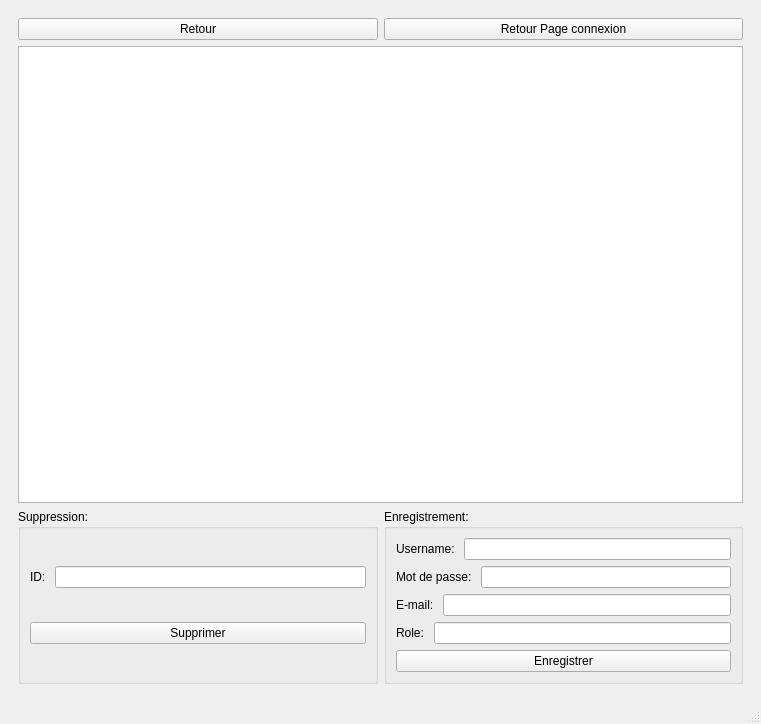
<?xml version="1.0" encoding="UTF-8"?>
<ui version="4.0">
 <class>MainWindow</class>
 <widget class="QMainWindow" name="MainWindow">
  <property name="geometry">
   <rect>
    <x>0</x>
    <y>0</y>
    <width>761</width>
    <height>724</height>
   </rect>
  </property>
  <property name="windowTitle">
   <string>MainWindow</string>
  </property>
  <widget class="QWidget" name="centralwidget">
   <layout class="QVBoxLayout" name="verticalLayout_2">
    <item>
     <widget class="QStackedWidget" name="stackedWidget">
      <property name="currentIndex">
       <number>2</number>
      </property>
      <widget class="QWidget" name="page">
       <layout class="QVBoxLayout" name="verticalLayout_7">
        <item>
         <spacer name="verticalSpacer">
          <property name="orientation">
           <enum>Qt::Vertical</enum>
          </property>
          <property name="sizeHint" stdset="0">
           <size>
            <width>20</width>
            <height>40</height>
           </size>
          </property>
         </spacer>
        </item>
        <item>
         <layout class="QVBoxLayout" name="verticalLayout_6">
          <item>
           <layout class="QHBoxLayout" name="horizontalLayout_6">
            <item>
             <spacer name="horizontalSpacer">
              <property name="orientation">
               <enum>Qt::Horizontal</enum>
              </property>
              <property name="sizeHint" stdset="0">
               <size>
                <width>40</width>
                <height>20</height>
               </size>
              </property>
             </spacer>
            </item>
            <item>
             <layout class="QVBoxLayout" name="verticalLayout_5">
              <item>
               <widget class="QGroupBox" name="groupBox">
                <property name="title">
                 <string>Login</string>
                </property>
                <layout class="QVBoxLayout" name="verticalLayout">
                 <item>
                  <layout class="QHBoxLayout" name="horizontalLayout">
                   <item>
                    <widget class="QLabel" name="label">
                     <property name="text">
                      <string>Username: </string>
                     </property>
                    </widget>
                   </item>
                   <item>
                    <widget class="QLineEdit" name="lineEdit_Username"/>
                   </item>
                  </layout>
                 </item>
                 <item>
                  <layout class="QHBoxLayout" name="horizontalLayout_2">
                   <item>
                    <widget class="QLabel" name="label_2">
                     <property name="text">
                      <string>Mot de passe: </string>
                     </property>
                    </widget>
                   </item>
                   <item>
                    <widget class="QLineEdit" name="lineEdit_Password">
                     <property name="echoMode">
                      <enum>QLineEdit::Password</enum>
                     </property>
                    </widget>
                   </item>
                  </layout>
                 </item>
                 <item>
                  <widget class="QPushButton" name="pushButtonSeConnecter">
                   <property name="text">
                    <string>Se connecter</string>
                   </property>
                  </widget>
                 </item>
                </layout>
               </widget>
              </item>
             </layout>
            </item>
            <item>
             <spacer name="horizontalSpacer_3">
              <property name="orientation">
               <enum>Qt::Horizontal</enum>
              </property>
              <property name="sizeHint" stdset="0">
               <size>
                <width>40</width>
                <height>20</height>
               </size>
              </property>
             </spacer>
            </item>
           </layout>
          </item>
         </layout>
        </item>
        <item>
         <spacer name="verticalSpacer_2">
          <property name="orientation">
           <enum>Qt::Vertical</enum>
          </property>
          <property name="sizeHint" stdset="0">
           <size>
            <width>20</width>
            <height>40</height>
           </size>
          </property>
         </spacer>
        </item>
       </layout>
      </widget>
      <widget class="QWidget" name="page_2">
       <layout class="QVBoxLayout" name="verticalLayout_19">
        <item>
         <layout class="QVBoxLayout" name="verticalLayout_18">
          <item>
           <spacer name="verticalSpacer_8">
            <property name="orientation">
             <enum>Qt::Vertical</enum>
            </property>
            <property name="sizeHint" stdset="0">
             <size>
              <width>20</width>
              <height>40</height>
             </size>
            </property>
           </spacer>
          </item>
          <item>
           <layout class="QHBoxLayout" name="horizontalLayout_23">
            <item>
             <spacer name="horizontalSpacer_11">
              <property name="orientation">
               <enum>Qt::Horizontal</enum>
              </property>
              <property name="sizeHint" stdset="0">
               <size>
                <width>40</width>
                <height>20</height>
               </size>
              </property>
             </spacer>
            </item>
            <item>
             <layout class="QVBoxLayout" name="verticalLayout_17">
              <item>
               <widget class="QPushButton" name="pushButton_ENR">
                <property name="text">
                 <string>Enregistrement des compte</string>
                </property>
               </widget>
              </item>
              <item>
               <layout class="QHBoxLayout" name="horizontalLayout_21">
                <item>
                 <widget class="QPushButton" name="pushButton_gestionParking">
                  <property name="text">
                   <string>Gestion des parkings</string>
                  </property>
                 </widget>
                </item>
                <item>
                 <widget class="QPushButton" name="pushButton_gestionclients">
                  <property name="text">
                   <string>Gestion des clients</string>
                  </property>
                 </widget>
                </item>
                <item>
                 <widget class="QPushButton" name="pushButtonChatboxAccess">
                  <property name="text">
                   <string>ChatBox</string>
                  </property>
                 </widget>
                </item>
               </layout>
              </item>
              <item>
               <layout class="QHBoxLayout" name="horizontalLayout_22"/>
              </item>
             </layout>
            </item>
            <item>
             <spacer name="horizontalSpacer_12">
              <property name="orientation">
               <enum>Qt::Horizontal</enum>
              </property>
              <property name="sizeHint" stdset="0">
               <size>
                <width>40</width>
                <height>20</height>
               </size>
              </property>
             </spacer>
            </item>
           </layout>
          </item>
          <item>
           <spacer name="verticalSpacer_7">
            <property name="orientation">
             <enum>Qt::Vertical</enum>
            </property>
            <property name="sizeHint" stdset="0">
             <size>
              <width>20</width>
              <height>40</height>
             </size>
            </property>
           </spacer>
          </item>
         </layout>
        </item>
       </layout>
      </widget>
      <widget class="QWidget" name="page_3">
       <layout class="QVBoxLayout" name="verticalLayout_10">
        <item>
         <layout class="QHBoxLayout" name="horizontalLayout_25">
          <item>
           <widget class="QPushButton" name="pushButtonRetour">
            <property name="text">
             <string>Retour</string>
            </property>
           </widget>
          </item>
          <item>
           <widget class="QPushButton" name="pushButtonRetourMPrincipale">
            <property name="text">
             <string>Retour Page connexion</string>
            </property>
           </widget>
          </item>
         </layout>
        </item>
        <item>
         <widget class="QTableView" name="tableViewUP"/>
        </item>
        <item>
         <layout class="QHBoxLayout" name="horizontalLayout_11">
          <item>
           <widget class="QGroupBox" name="groupBox_8">
            <property name="title">
             <string>Suppression:</string>
            </property>
            <layout class="QVBoxLayout" name="verticalLayout_20">
             <item>
              <layout class="QHBoxLayout" name="horizontalLayout_24">
               <item>
                <widget class="QLabel" name="label_15">
                 <property name="text">
                  <string>ID: </string>
                 </property>
                </widget>
               </item>
               <item>
                <widget class="QLineEdit" name="lineEdit_Username_UP_sup"/>
               </item>
              </layout>
             </item>
             <item>
              <widget class="QPushButton" name="pushButton_supp_up">
               <property name="text">
                <string>Supprimer</string>
               </property>
              </widget>
             </item>
            </layout>
           </widget>
          </item>
          <item>
           <widget class="QGroupBox" name="groupBox_4">
            <property name="title">
             <string>Enregistrement: </string>
            </property>
            <layout class="QVBoxLayout" name="verticalLayout_8">
             <item>
              <layout class="QHBoxLayout" name="horizontalLayout_7">
               <item>
                <widget class="QLabel" name="label_5">
                 <property name="text">
                  <string>Username: </string>
                 </property>
                </widget>
               </item>
               <item>
                <widget class="QLineEdit" name="lineEdit_Username_UP"/>
               </item>
              </layout>
             </item>
             <item>
              <layout class="QHBoxLayout" name="horizontalLayout_8">
               <item>
                <widget class="QLabel" name="label_6">
                 <property name="text">
                  <string>Mot de passe: </string>
                 </property>
                </widget>
               </item>
               <item>
                <widget class="QLineEdit" name="lineEdit_MDP_UP"/>
               </item>
              </layout>
             </item>
             <item>
              <layout class="QHBoxLayout" name="horizontalLayout_9">
               <item>
                <widget class="QLabel" name="label_7">
                 <property name="text">
                  <string>E-mail: </string>
                 </property>
                </widget>
               </item>
               <item>
                <widget class="QLineEdit" name="lineEdit_email_UP"/>
               </item>
              </layout>
             </item>
             <item>
              <layout class="QHBoxLayout" name="horizontalLayout_10">
               <item>
                <widget class="QLabel" name="label_8">
                 <property name="text">
                  <string>Role: </string>
                 </property>
                </widget>
               </item>
               <item>
                <widget class="QLineEdit" name="lineEdit_role_up"/>
               </item>
              </layout>
             </item>
             <item>
              <widget class="QPushButton" name="pushButton_14">
               <property name="text">
                <string>Enregistrer</string>
               </property>
              </widget>
             </item>
            </layout>
           </widget>
          </item>
         </layout>
        </item>
       </layout>
      </widget>
      <widget class="QWidget" name="page_4">
       <layout class="QVBoxLayout" name="verticalLayout_3">
        <item>
         <widget class="QGroupBox" name="groupBox_42">
          <property name="title">
           <string>Chat</string>
          </property>
          <layout class="QVBoxLayout" name="verticalLayout_97">
           <item>
            <layout class="QVBoxLayout" name="verticalLayout_47">
             <item>
              <layout class="QHBoxLayout" name="horizontalLayout_41">
               <item>
                <layout class="QHBoxLayout" name="horizontalLayout_42">
                 <item>
                  <widget class="QPushButton" name="pushButton_Retourrrr">
                   <property name="text">
                    <string>Retour</string>
                   </property>
                  </widget>
                 </item>
                 <item>
                  <widget class="QLabel" name="label_23">
                   <property name="text">
                    <string>Nichname</string>
                   </property>
                  </widget>
                 </item>
                 <item>
                  <widget class="QLineEdit" name="lineEditidNickname">
                   <property name="readOnly">
                    <bool>true</bool>
                   </property>
                  </widget>
                 </item>
                </layout>
               </item>
               <item>
                <layout class="QHBoxLayout" name="horizontalLayout_43">
                 <item>
                  <widget class="QLabel" name="label_24">
                   <property name="text">
                    <string>Conversation: </string>
                   </property>
                  </widget>
                 </item>
                 <item>
                  <widget class="QSpinBox" name="lineEdit_Conversation">
                   <property name="value">
                    <number>1</number>
                   </property>
                  </widget>
                 </item>
                 <item>
                  <widget class="QPushButton" name="pushButton_actualiser_chat">
                   <property name="text">
                    <string>Actualiser</string>
                   </property>
                  </widget>
                 </item>
                </layout>
               </item>
              </layout>
             </item>
             <item>
              <widget class="QTextEdit" name="textEdit"/>
             </item>
             <item>
              <layout class="QHBoxLayout" name="horizontalLayout_44">
               <item>
                <widget class="QLabel" name="label_25">
                 <property name="text">
                  <string>Message: </string>
                 </property>
                </widget>
               </item>
               <item>
                <widget class="QLineEdit" name="lineEdit_massage"/>
               </item>
               <item>
                <widget class="QPushButton" name="pushButton_envoyer">
                 <property name="text">
                  <string>Enovoyer</string>
                 </property>
                </widget>
               </item>
              </layout>
             </item>
            </layout>
           </item>
          </layout>
         </widget>
        </item>
       </layout>
      </widget>
      <widget class="QWidget" name="page_5">
       <layout class="QVBoxLayout" name="verticalLayout_4">
        <item>
         <layout class="QHBoxLayout" name="horizontalLayout_48">
          <item>
           <widget class="QPushButton" name="pushButton_RPCC">
            <property name="text">
             <string>Retour page connexion</string>
            </property>
           </widget>
          </item>
          <item>
           <widget class="QPushButton" name="pushButton_cht_Clients">
            <property name="text">
             <string>Boîte de discussion</string>
            </property>
           </widget>
          </item>
          <item>
           <widget class="QPushButton" name="pushButton_RMPC">
            <property name="text">
             <string>Retour menu principale</string>
            </property>
           </widget>
          </item>
         </layout>
        </item>
        <item>
         <widget class="QTabWidget" name="tabWidget">
          <property name="currentIndex">
           <number>0</number>
          </property>
          <widget class="QWidget" name="tab">
           <attribute name="title">
            <string>Gestion des clients</string>
           </attribute>
           <layout class="QVBoxLayout" name="verticalLayout_38">
            <item>
             <layout class="QHBoxLayout" name="horizontalLayout_3">
              <item>
               <widget class="QTableView" name="tableViewClients"/>
              </item>
              <item>
               <widget class="QPushButton" name="pushButton_Actualiser_clients">
                <property name="text">
                 <string>Actualiser</string>
                </property>
               </widget>
              </item>
             </layout>
            </item>
            <item>
             <layout class="QHBoxLayout" name="horizontalLayout_33">
              <item>
               <layout class="QVBoxLayout" name="verticalLayout_26">
                <item>
                 <layout class="QHBoxLayout" name="horizontalLayout_35">
                  <item>
                   <widget class="QLabel" name="label_26">
                    <property name="text">
                     <string>Type: </string>
                    </property>
                   </widget>
                  </item>
                  <item>
                   <layout class="QVBoxLayout" name="verticalLayout_40">
                    <item>
                     <widget class="QRadioButton" name="radioButton_VIP">
                      <property name="text">
                       <string>VIP</string>
                      </property>
                      <property name="checked">
                       <bool>false</bool>
                      </property>
                     </widget>
                    </item>
                    <item>
                     <widget class="QRadioButton" name="radioButton_Fidel">
                      <property name="text">
                       <string>Fidéle</string>
                      </property>
                      <property name="checked">
                       <bool>true</bool>
                      </property>
                     </widget>
                    </item>
                    <item>
                     <widget class="QRadioButton" name="radioButton_Passage">
                      <property name="text">
                       <string>Passagé</string>
                      </property>
                     </widget>
                    </item>
                   </layout>
                  </item>
                 </layout>
                </item>
                <item>
                 <widget class="QGroupBox" name="groupBox_3">
                  <property name="title">
                   <string>Ajouter/Modifier un compte</string>
                  </property>
                  <layout class="QVBoxLayout" name="verticalLayout_27">
                   <item>
                    <layout class="QHBoxLayout" name="horizontalLayout_20">
                     <item>
                      <widget class="QLabel" name="label_16">
                       <property name="text">
                        <string>Nom:</string>
                       </property>
                      </widget>
                     </item>
                     <item>
                      <widget class="QLineEdit" name="lineEdit_Clients_Nom"/>
                     </item>
                    </layout>
                   </item>
                   <item>
                    <layout class="QHBoxLayout" name="horizontalLayout_26">
                     <item>
                      <widget class="QLabel" name="label_17">
                       <property name="text">
                        <string>Prenom:</string>
                       </property>
                      </widget>
                     </item>
                     <item>
                      <widget class="QLineEdit" name="lineEdit_Clients_Prenom"/>
                     </item>
                    </layout>
                   </item>
                   <item>
                    <layout class="QHBoxLayout" name="horizontalLayout_27">
                     <item>
                      <widget class="QLabel" name="label_18">
                       <property name="text">
                        <string>Cin:</string>
                       </property>
                      </widget>
                     </item>
                     <item>
                      <widget class="QLineEdit" name="lineEdit_Clients_CIN"/>
                     </item>
                    </layout>
                   </item>
                   <item>
                    <layout class="QHBoxLayout" name="horizontalLayout_28">
                     <item>
                      <widget class="QLabel" name="label_19">
                       <property name="text">
                        <string>Email: </string>
                       </property>
                      </widget>
                     </item>
                     <item>
                      <widget class="QLineEdit" name="lineEdit_Clients_Email"/>
                     </item>
                    </layout>
                   </item>
                   <item>
                    <layout class="QHBoxLayout" name="horizontalLayout_37">
                     <item>
                      <widget class="QLabel" name="label_27">
                       <property name="text">
                        <string>Age: </string>
                       </property>
                      </widget>
                     </item>
                     <item>
                      <widget class="QLineEdit" name="lineEdit_Clients_Age"/>
                     </item>
                    </layout>
                   </item>
                   <item>
                    <layout class="QHBoxLayout" name="horizontalLayout_36">
                     <item>
                      <layout class="QHBoxLayout" name="horizontalLayout_19">
                       <item>
                        <widget class="QLabel" name="label_14">
                         <property name="text">
                          <string>Sexe: </string>
                         </property>
                        </widget>
                       </item>
                       <item>
                        <layout class="QVBoxLayout" name="verticalLayout_28">
                         <item>
                          <widget class="QRadioButton" name="radioButton_Homme">
                           <property name="text">
                            <string>Homme</string>
                           </property>
                           <property name="checked">
                            <bool>true</bool>
                           </property>
                          </widget>
                         </item>
                         <item>
                          <widget class="QRadioButton" name="radioButton_Femme">
                           <property name="text">
                            <string>Femme</string>
                           </property>
                          </widget>
                         </item>
                        </layout>
                       </item>
                      </layout>
                     </item>
                    </layout>
                   </item>
                   <item>
                    <layout class="QHBoxLayout" name="horizontalLayout_29">
                     <item>
                      <widget class="QPushButton" name="pushButton_Modifier_Clients">
                       <property name="text">
                        <string>Modifier</string>
                       </property>
                      </widget>
                     </item>
                     <item>
                      <widget class="QPushButton" name="pushButton_Ajouter_Clients">
                       <property name="text">
                        <string>Ajouter</string>
                       </property>
                      </widget>
                     </item>
                    </layout>
                   </item>
                  </layout>
                 </widget>
                </item>
                <item>
                 <widget class="QGroupBox" name="groupBox_14">
                  <property name="title">
                   <string>Suppression</string>
                  </property>
                  <layout class="QVBoxLayout" name="verticalLayout_29">
                   <item>
                    <layout class="QVBoxLayout" name="verticalLayout_30">
                     <item>
                      <layout class="QHBoxLayout" name="horizontalLayout_30">
                       <item>
                        <widget class="QLabel" name="label_20">
                         <property name="text">
                          <string>Numéro:  </string>
                         </property>
                        </widget>
                       </item>
                       <item>
                        <widget class="QLineEdit" name="lineEdit_Suppression_ID_Clients"/>
                       </item>
                      </layout>
                     </item>
                     <item>
                      <widget class="QPushButton" name="pushButton_Supprimer_Cleints">
                       <property name="text">
                        <string>Supprimer</string>
                       </property>
                      </widget>
                     </item>
                    </layout>
                   </item>
                  </layout>
                 </widget>
                </item>
               </layout>
              </item>
              <item>
               <layout class="QVBoxLayout" name="verticalLayout_31">
                <item>
                 <widget class="QPushButton" name="pushButtonHistorique">
                  <property name="text">
                   <string>Statistique</string>
                  </property>
                 </widget>
                </item>
                <item>
                 <widget class="QGroupBox" name="groupBox_15">
                  <property name="title">
                   <string>Tri:</string>
                  </property>
                  <layout class="QVBoxLayout" name="verticalLayout_32">
                   <item>
                    <layout class="QVBoxLayout" name="verticalLayout_33">
                     <item>
                      <widget class="QComboBox" name="comboBox_Tri_Clients">
                       <item>
                        <property name="text">
                         <string>ID</string>
                        </property>
                       </item>
                       <item>
                        <property name="text">
                         <string>Nom</string>
                        </property>
                       </item>
                       <item>
                        <property name="text">
                         <string>Prenom</string>
                        </property>
                       </item>
                       <item>
                        <property name="text">
                         <string>Age</string>
                        </property>
                       </item>
                       <item>
                        <property name="text">
                         <string>Cin</string>
                        </property>
                       </item>
                       <item>
                        <property name="text">
                         <string>Email</string>
                        </property>
                       </item>
                       <item>
                        <property name="text">
                         <string>Sexe</string>
                        </property>
                       </item>
                       <item>
                        <property name="text">
                         <string>Type</string>
                        </property>
                       </item>
                      </widget>
                     </item>
                     <item>
                      <layout class="QHBoxLayout" name="horizontalLayout_31">
                       <item>
                        <widget class="QRadioButton" name="radioButton_Tri_Desc_Clients">
                         <property name="text">
                          <string>Desc</string>
                         </property>
                         <property name="checked">
                          <bool>true</bool>
                         </property>
                        </widget>
                       </item>
                       <item>
                        <widget class="QRadioButton" name="radioButton_Tri_Asc_Clients">
                         <property name="text">
                          <string>Asc</string>
                         </property>
                        </widget>
                       </item>
                      </layout>
                     </item>
                     <item>
                      <widget class="QPushButton" name="pushButton_Trier_Clients">
                       <property name="text">
                        <string>Trier</string>
                       </property>
                      </widget>
                     </item>
                    </layout>
                   </item>
                  </layout>
                 </widget>
                </item>
                <item>
                 <widget class="QGroupBox" name="groupBox_16">
                  <property name="title">
                   <string>Recherche:</string>
                  </property>
                  <layout class="QVBoxLayout" name="verticalLayout_34">
                   <item>
                    <layout class="QVBoxLayout" name="verticalLayout_35">
                     <item>
                      <widget class="QLineEdit" name="lineEdit_Recherche_Clients"/>
                     </item>
                     <item>
                      <widget class="QPushButton" name="pushButton_Chercher_Clients">
                       <property name="text">
                        <string>Chercher</string>
                       </property>
                      </widget>
                     </item>
                    </layout>
                   </item>
                  </layout>
                 </widget>
                </item>
                <item>
                 <widget class="QGroupBox" name="groupBox_17">
                  <property name="title">
                   <string>Recherche par ID</string>
                  </property>
                  <layout class="QVBoxLayout" name="verticalLayout_36">
                   <item>
                    <layout class="QVBoxLayout" name="verticalLayout_37">
                     <item>
                      <layout class="QHBoxLayout" name="horizontalLayout_32">
                       <item>
                        <widget class="QLabel" name="label_21">
                         <property name="text">
                          <string>Numéro:  </string>
                         </property>
                        </widget>
                       </item>
                       <item>
                        <widget class="QLineEdit" name="lineEdit_ID_RECH_ID_Cleints"/>
                       </item>
                      </layout>
                     </item>
                     <item>
                      <widget class="QPushButton" name="pushButton_Chercher_Clients_2">
                       <property name="text">
                        <string>Chercher par ID</string>
                       </property>
                      </widget>
                     </item>
                    </layout>
                   </item>
                  </layout>
                 </widget>
                </item>
               </layout>
              </item>
             </layout>
            </item>
           </layout>
          </widget>
          <widget class="QWidget" name="tab_2">
           <attribute name="title">
            <string>Historique</string>
           </attribute>
           <layout class="QVBoxLayout" name="verticalLayout_42">
            <item>
             <layout class="QVBoxLayout" name="verticalLayout_41">
              <item>
               <widget class="QTableView" name="tableViewHistorique"/>
              </item>
              <item>
               <widget class="QPushButton" name="pushButtonActualiserHistorique">
                <property name="text">
                 <string>Actualiser</string>
                </property>
               </widget>
              </item>
             </layout>
            </item>
           </layout>
          </widget>
         </widget>
        </item>
       </layout>
      </widget>
      <widget class="QWidget" name="page_6"/>
     </widget>
    </item>
   </layout>
  </widget>
  <widget class="QMenuBar" name="menubar">
   <property name="geometry">
    <rect>
     <x>0</x>
     <y>0</y>
     <width>761</width>
     <height>26</height>
    </rect>
   </property>
  </widget>
  <widget class="QStatusBar" name="statusbar"/>
 </widget>
 <resources/>
 <connections/>
</ui>
